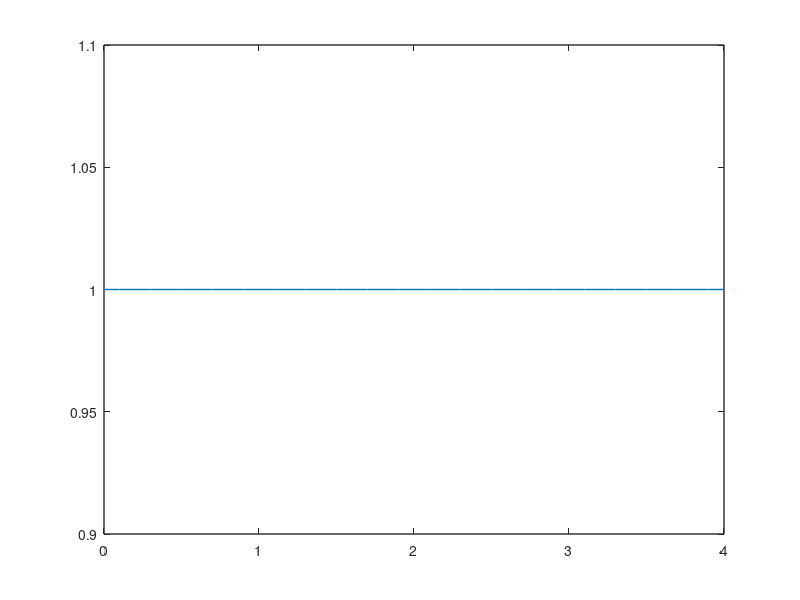

This figure's MATLAB source: (Note: this script raises an error after producing the figure.)
%
close all
clear all

% 
for degrees = [ 0 2 ]
  x = [ 1 2 3 ]';
  y = [ 2 1 3 ]';
  %Phi = [ x.^0 x.^1 x.^2 ];
  Phi = x.^[ 0 : degrees ]
  xForPictures = [ 0 : .1 : 4 ]';
  %PhiForPictures = [ xForPictures.^0 xForPictures.^1 xForPictures.^2 ];
  PhiForPictures = xForPictures.^[ 0 : degrees ] 

  %
  f = figure( 'color', 'w' );
  l = plot( xForPictures, PhiForPictures )
  set( l, 'LineWidth', 1 )
  set( gca, 'LineWidth', 1 )
  writeFigure( f, '.', [ 'Phi_' num2str( degrees(end) ) ] )
  
  %
  beta = ( Phi' * Phi  ) \ ( Phi' * y )
  H = Phi * ( ( Phi' * Phi  ) \ Phi' ) 
  yhat = Phi * beta
  f = figure( 'color', 'w' );
  l = plot( xForPictures, PhiForPictures * beta );
  set( l, 'LineWidth', 1, 'color', 'r' )
  hold on
  s1 = scatter( x, y );
  set( s1, 'marker', 'o', 'MarkerEdgeColor', 'b', 'MarkerFaceColor', 'b' )
  set( s1, 'LineWidth', 2 )
  s2 = scatter( x, yhat )
  set( s2, 'marker', '+', 'MarkerEdgeColor', 'r', 'MarkerFaceColor', 'r' )
  set( s2, 'LineWidth', 2 )
  set( gca, 'LineWidth', 1 )
  writeFigure( f, '.', [ 'fit_' num2str( degrees(end) ) ] )

end

